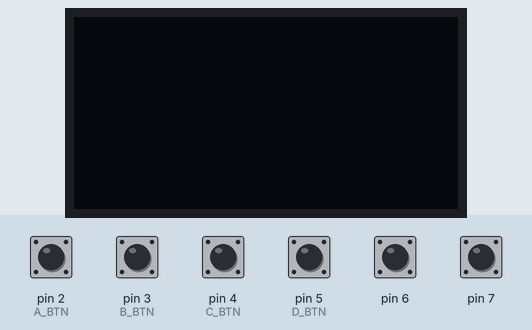
A sketch run on a simulated Arduino Uno, built with avr-gcc and run on an emulated ATmega328P. Shown: 128×64 one-colour display. The test bench sets the inputs (shaded band); at power-on: pin 2 (A_BTN), pin 3 (B_BTN), pin 4 (C_BTN), pin 5 (D_BTN), pin 6, pin 7 HIGH. The OLED is the two-colour kind (top 16 rows yellow).

Above: at 3.2 s.
3.3 s: pin 2 (A_BTN) pulled LOW for 0.15 s
At 4.0 s:
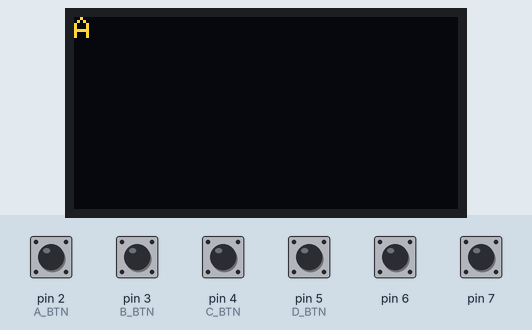
4.9 s: pin 3 (B_BTN) pulled LOW for 0.15 s
At 6.2 s:
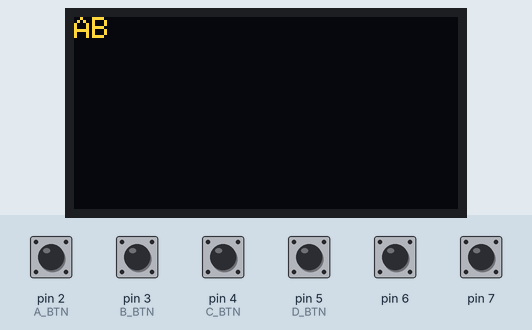
6.5 s: pin 4 (C_BTN) pulled LOW for 0.15 s
8.1 s: pin 5 (D_BTN) pulled LOW for 0.15 s
At 8.8 s:
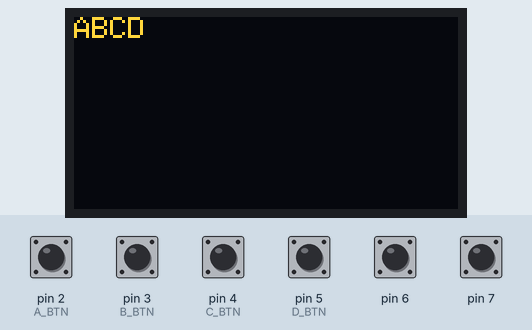
9.7 s: pin 6 pulled LOW for 0.15 s
At 11.0 s:
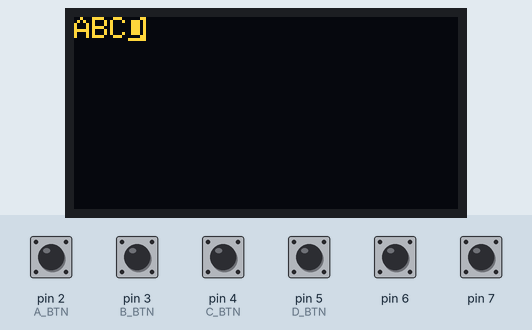
11.3 s: pin 7 pulled LOW for 0.15 s
At 11.48 s:
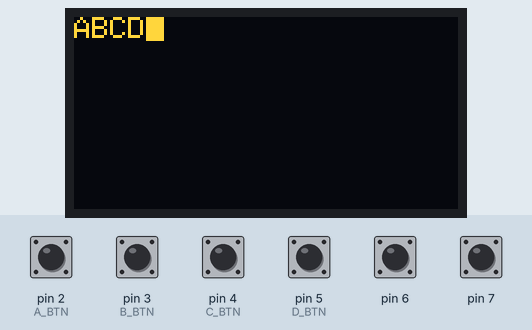
Timing chart, 0 to 14.0 s (numbered marks = the images above; inputs shaded):
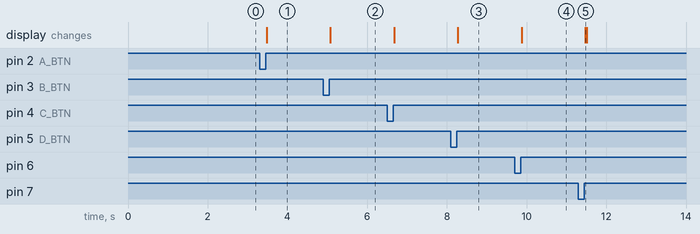

The sketch:

zinc.ino
```cpp
#include <Wire.h>
#include <Adafruit_GFX.h>
#include <Adafruit_SSD1306.h>

#define SCREEN_WIDTH 128 // OLED display width in pixels
#define SCREEN_HEIGHT 64 // OLED display height in pixels
#define A_BTN 2
#define B_BTN 3
#define C_BTN 4
#define D_BTN 5
Adafruit_SSD1306 oled(SCREEN_WIDTH, SCREEN_HEIGHT, &Wire, -1);

char choices[100];
int total = 0;
int cur = 0;

void redisplay();
void movecursor();

void setup()
{
    Serial.begin(9600);

    if (!oled.begin(SSD1306_SWITCHCAPVCC, 0x3C))
    {
        Serial.println(F("SSD1306 allocation failed"));
        while (true) {}
    }
    delay(2000);              // wait for initializing
    oled.clearDisplay();      // clear display
    oled.setTextSize(1);      // text size
    oled.setTextColor(WHITE); // text color

    redisplay();

    pinMode(2, INPUT_PULLUP);
    pinMode(3, INPUT_PULLUP);
    pinMode(4, INPUT_PULLUP);
    pinMode(5, INPUT_PULLUP);
    pinMode(6, INPUT_PULLUP);
    pinMode(7, INPUT_PULLUP);
    pinMode(8, INPUT_PULLUP);
}

void loop()
{
    if (!digitalRead(A_BTN)) // A PRESSED
    {
        delay(50);
        while (!digitalRead(A_BTN))
        {
        }

        if (cur != total)
        {
            choices[cur] = 'A';
            movecursor();
        }
        else
        {
            choices[total++] = 'A';
            cur++;
            redisplay();
        }
    }
    if (!digitalRead(B_BTN)) // B PRESSED
    {
        delay(50);
        while (!digitalRead(B_BTN))
        {
        }
        if (cur != total)
        {
            choices[cur] = 'B';
            movecursor();
        }
        else
        {
            choices[total++] = 'B';
            cur++;
            redisplay();
        }
    }
    if (!digitalRead(C_BTN)) // C PRESSED
    {
        delay(50);
        while (!digitalRead(C_BTN))
        {
        }
        if (cur != total)
        {
            choices[cur] = 'C';
            movecursor();
        }
        else
        {
            choices[total++] = 'C';
            cur++;
            redisplay();
        }
    }
    if (!digitalRead(D_BTN)) // D PRESSED
    {
        delay(50);
        while (!digitalRead(D_BTN))
        {
        }
        if (cur != total)
        {
            choices[cur] = 'D';
            movecursor();
        }
        else
        {
            choices[total++] = 'D';
            cur++;
            redisplay();
        }
    }
    if (!digitalRead(6)) // PRV PRESSED
    {
        delay(50);
        while (!digitalRead(6))
        {
        }
        if (cur >= 1)
        {
            cur--;
            movecursor();
        }
    }
    if (!digitalRead(7)) // NXT PRESSED
    {
        delay(50);
        while (!digitalRead(7))
        {
        }
        if (cur < total)
        {
            cur++;
            movecursor();
        }
        if (cur == total)
        {
            redisplay();
        }
    }
}

void redisplay()
{
    oled.clearDisplay();
    oled.setCursor(0, 0);
    for (int i = 0; i < total; i++)
    {
        oled.print(choices[i]);
        if ((i + 1) % 5 == 0)
        {
            oled.print(" ");
        }
        if ((i + 1) % 15 == 0)
        {
            oled.println();
        }
    }
    oled.display();
}

void movecursor()
{
    oled.clearDisplay();
    oled.setCursor(0, 0);
    for (int i = 0; i < cur; i++)
    {
        oled.print(choices[i]);
        if ((i + 1) % 5 == 0)
        {
            oled.print(" ");
        }
        if ((i + 1) % 15 == 0)
        {
            oled.println();
        }
    }
    oled.setTextColor(BLACK, WHITE);
    oled.print(choices[cur]);
    oled.setTextColor(WHITE, BLACK);
    if ((cur + 1) % 5 == 0)
        oled.print(" ");
    if ((cur + 1) % 15 == 0)
        oled.println();
    for (int i = cur + 1; i < total; i++)
    {
        oled.print(choices[i]);
        if ((i + 1) % 5 == 0)
        {
            oled.print(" ");
        }
        if ((i + 1) % 15 == 0)
        {
            oled.println();
        }
    }
    oled.display();
}
```

Measured:
- after the input at 3.3 s, the display: changes after 0.18 s (image 1)
- after the input at 4.9 s, the display: changes after 0.18 s (image 2)
- after the input at 8.1 s, the display: changes after 0.18 s (image 3)
- after the input at 9.7 s, the display: changes after 0.18 s (image 4)
- after the input at 11.3 s, the display: changes after 0.18 s (image 5)
